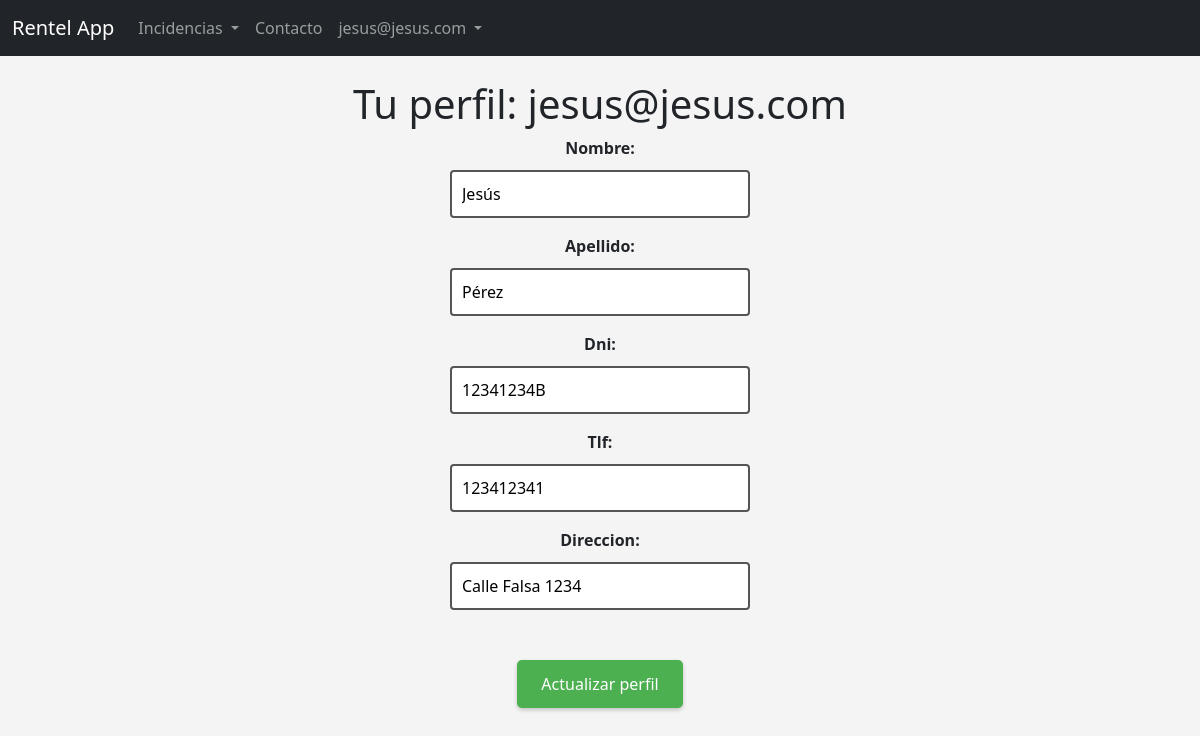
The page /perfil (signed in) on the database as committed earlier.
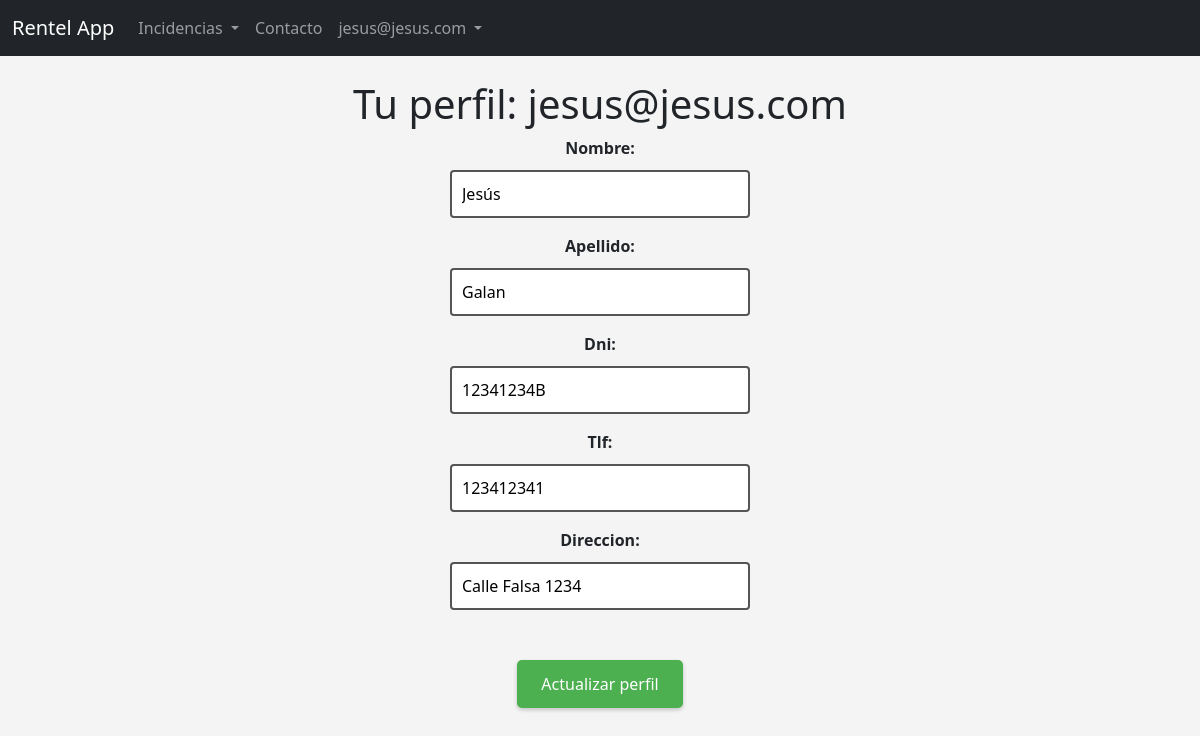
The same page on the database as committed later.
### app/models.py (models this page shows, shortened)
class Usuario(AbstractBaseUser, PermissionsMixin):
    user = models.OneToOneField('self', on_delete=models.CASCADE, null=True, blank=True, default=None)
    email = models.EmailField(
                    verbose_name='email address',
                    max_length=255,
                    unique=True,
                )
    password = models.CharField(max_length=20, default=None)
    nombre = models.CharField(max_length=20, null=True)
    apellido = models.CharField(max_length=20, null=True)
    dni = models.CharField(max_length=9, null=True)
    ROL_CHOICES = (("CLIENTE", "Cliente"),
                   ("SOPORTE", "Soporte"),
                   ("TECNICO", "Tecnico"),
                   ("ADMIN", "Admin"),)
    rol = models.CharField(max_length=7, choices=ROL_CHOICES)
    tlf = models.CharField(max_length=9, blank=True, null=True)
    direccion = models.CharField(max_length=50, blank=True, null=True)
    is_staff = models.BooleanField(default=False)
    is_superuser = models.BooleanField(default=False)
    USERNAME_FIELD = 'email'
    objects = UsuarioManager()

### app/views.py (the view)
# urls.py: path('perfil', views.perfil, name='perfil'),
def perfil(request):
    usuario = request.user
    if request.method == 'POST':
        form = UsuarioForm(request.POST, instance=usuario)
        if form.is_valid():
            usuario_mod = form.save(commit=False)
            usuario_mod.save()
            messages.success(request, 'Tu perfil ha sido actualizado exitosamente.')
            return redirect('app:index')
    else:
        form = UsuarioForm(instance=usuario)
    return render(request, 'app/perfil.html', {'form': form})

### app/forms.py
class UsuarioForm(forms.ModelForm):
    class Meta:
        model = Usuario
        fields = ['nombre', 'apellido', 'dni', 'tlf', 'direccion']

### app/templates/app/perfil.html (shortened to what this page needs)
{% extends 'app/base.html' %}
{% load static %}
{% block content %}
<link rel="stylesheet" href="{% static 'css/perfil.css' %}">
    {% if user.is_authenticated %}
    <center>
        {% if user %}
            <h1>Tu perfil: {{ user }} </h1>
            <form id="perfil" action="" method="POST">
                {{ form.as_p }}
                <br>
                <button class="btn btn-outline-secondary actualizar-perfil" type="submit">Actualizar perfil</button>
            </form>
        {% else %}
            <h2>Acceso denegado.</h2>
        {% endif %}
    </center>
    {% else %}
        <h1> ¡Vaya! Parece que no has iniciado sesión. </h1>
        <a href="{% url 'login' %}">Inicia sesión aquí</a>
    {% endif %}
{% endblock %}

### app/templates/app/base.html (shortened to what this page needs)
{% load static %}
<!doctype html>
<html lang="en">
  <head>
    <link href="https://cdn.jsdelivr.net/npm/bootstrap@5.0.2/dist/css/bootstrap.min.css" rel="stylesheet">
  </head>
  <body>
    {% include 'app/navbar.html'%}
    <br>
    <div class="container">
      {% block content %}
      {% endblock %}
    </div>
  </body>
</html>

### app/templates/app/navbar.html (shortened to what this page needs)
<nav class="navbar navbar-expand-lg navbar-dark bg-dark">
    <div class="container-fluid">
      <a class="navbar-brand" href="{% url 'app:home' %}">Rentel App</a>
      <div class="collapse navbar-collapse" id="navbarSupportedContent">
        <ul class="navbar-nav me-auto mb-2 mb-lg-0">
          {% if user.is_authenticated  %}
          <li class="nav-item dropdown">
            <a class="nav-link dropdown-toggle" href="#" id="navbarDropdown" role="button" data-bs-toggle="dropdown" aria-expanded="false">
              Incidencias
            </a>
          </li>
          {% endif %}
          {% if user.is_authenticated  %}
            <li class="nav-item"><a class="nav-link" href="{% url 'app:contacto' %}">Contacto</a></li>
          {% endif %}
          {% if user.is_authenticated  %}
          <li class="nav-item dropdown">
            <a class="nav-link dropdown-toggle" href="#" id="navbarDropdown" role="button" data-bs-toggle="dropdown" aria-expanded="false">
              {{user}}
            </a>
          </li>
          {% endif %}
        </ul>
      </div>
    </div>
</nav>

### app/static/css/perfil.css (style rules this page uses)
div.container { display: flex; flex-direction: column; justify-content: center; align-items: center; }
input, label { display: flex; flex-direction: column; width: 100%; }
form input { border: 2px solid #555; border-radius: 4px; font-size: 16px; padding: 10px; margin: 10px; width: 300px; }
form button { background-color: #4CAF50; color: white; padding: 10px 20px; text-align: center; text-decoration: none; display: inline-block; font-size: 16px; border-radius: 4px; border: none; margin-top: 20px; }
label { font-weight: bold; }
#perfil { display: block; border-color: 1px solid black; }
.actualizar-perfil { display: inline-block; background-color: #4CAF50; color: white; padding: 12px 24px; margin: 10px; border: none; border-radius: 5px; font-size: 16px; text-align: center; text-decoration: none; cursor: pointer; box-shadow: 0 2px 4px rgba(0, 0, 0, 0.2); transition: all 0.3s ease 0s; }

### app/templates/app/base.html (style rules this page uses)
body { background: #f4f4f4 }

Rows that differ between the two databases and show on the page:
changed Usuario "jesus@jesus.com": apellido "Pérez" → "Galan"
